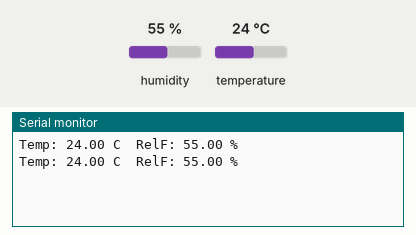
A sketch run on a simulated Arduino Uno, built with avr-gcc and run on an emulated ATmega328P. Parts: the last lines printed to the serial monitor. Inputs (shaded band) come from the test bench; at power-on: humidity 55 %, temperature 24 °C.

Above: at 2.8 s.
2.9 s: humidity set to 22 %
At 5.1 s:
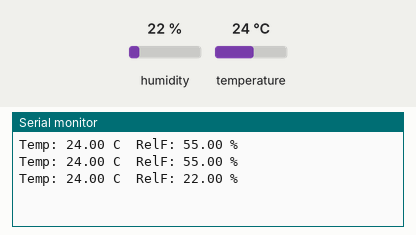
5.6 s: temperature set to 12 °C
At 7.5 s:
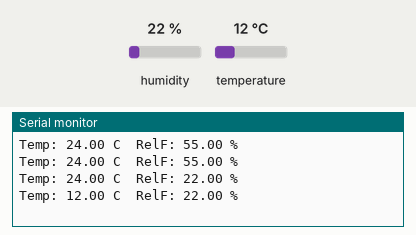
8.3 s: humidity set to 40 %
At 11.1 s:
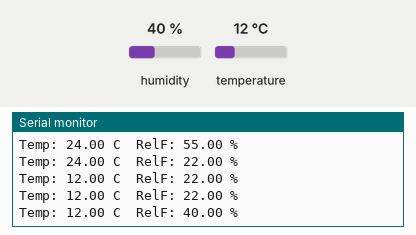
Timing chart, 0 to 12.6 s (numbered marks = the images above; inputs shaded):
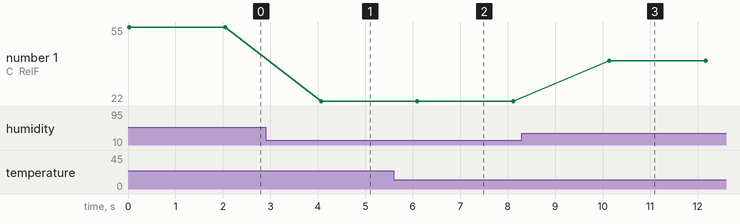

Measured:
- after the input at 2.9 s, the serial monitor: prints a new line after 1.2 s (image 1)
- after the input at 5.6 s, the serial monitor: prints a new line after 0.50 s (image 2)
- after the input at 8.3 s, the serial monitor: prints a new line after 1.8 s (image 3)
- plotted number 1: 55 → 22 after the input at 2.9 s, 22 → 40 after the input at 8.3 s

The sketch:

dhtAdidax.ino
```cpp
#include <dht11.h>

dht11 DHT11;
#define DHT11PIN 8

void setup() {
  // put your setup code here, to run once:
  Serial.begin(9600);
}

void loop() {
  // put your main code here, to run repeatedly:
  int chk = DHT11.read(DHT11PIN);

  Serial.print("Temp: ");
  Serial.print((float)DHT11.temperature, 2);
  Serial.print(" C\t");

  Serial.print("RelF: ");
  Serial.print((float)DHT11.humidity, 2);
  Serial.println(" %");

  delay(2000);
}
```
